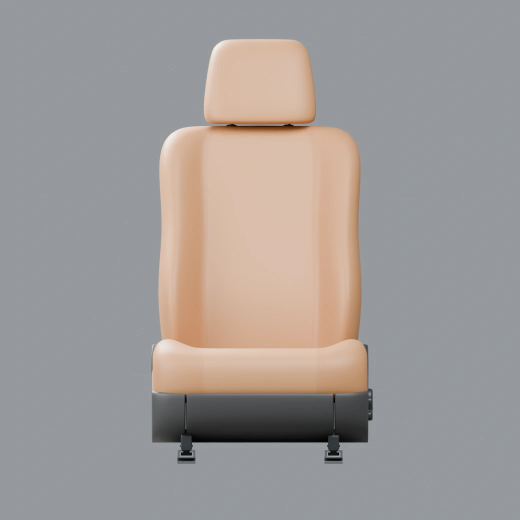
#> input picture 3d/R5-A/review/front.webp, 1040 x 1040 px (shown at 1/2 size)
$ python -i packet.py   (imports and definitions only)
#> lines starting #> are read from the running program, lines starting #| are printed output that depends on the picture
"""Assemble the six lossless Cycles views, labelled sheets and inspection results."""
from hashlib import sha256
from io import BytesIO
import json
from pathlib import Path
import sys
from zipfile import ZipFile, ZipInfo, ZIP_DEFLATED

from PIL import Image, ImageDraw, ImageFont, ImageOps

D = Path(__file__).resolve().parent
VIEWS = ("pair", "front", "rear", "passenger", "diagnostic", "cabin")
PAPER, INK, MUTED = "#f4f1ec", "#2e2824", "#675f57"


def label(draw, xy, words, size, colour=INK):
    draw.text(xy, words, font=ImageFont.load_default(size=size), fill=colour)


# [14 lines left out: function assembly_sheet, not called in this run]


def region_sheet(images):
    sheet = Image.new("RGB", (1460, 1000), PAPER)
    draw = ImageDraw.Draw(sheet)
    label(draw, (24, 16), "R5-D   /   Passenger upholstery and outboard controls", 32)
    sheet.paste(images["diagnostic"].resize((900, 900), Image.Resampling.LANCZOS), (24, 76))
    legend = (
        ("#588cb0", "Upper yoke", "Independent perforation"),
        ("#488f78", "Lumbar insert", "Independent perforation and channel depth"),
        ("#ce9b59", "Cushion waterfall", "Independent perforation"),
        ("#ad7059", "Bolsters", "Plain cognac surrounds"),
        ("#977fa4", "Boxing", "Side wraps and returns"),
        ("#9ba377", "Headrest pad", "Plain cognac leather"),
        ("#54949c", "Outboard shield", "Passenger door side"),
        ("#e4c75a", "Adjustment controls", "Lumbar dial, recline and position paddles"),
    )
    for i, (colour, region, description) in enumerate(legend):
        y = 113 + 96 * i
        draw.rounded_rectangle((956, y + 5, 978, y + 27), 4, fill=colour)
        label(draw, (995, y), region, 24)
        label(draw, (995, y + 37), description, 18, MUTED)
    label(draw, (956, 920), "Diagnostic colours apply to this view only.", 17, MUTED)
    return sheet


# [29 lines left out: function pack, not called in this run]


# [2 lines not run here, left out]

>>> import cv2
>>> picture = cv2.imread('../R5-A/review/front.webp', cv2.IMREAD_GRAYSCALE)
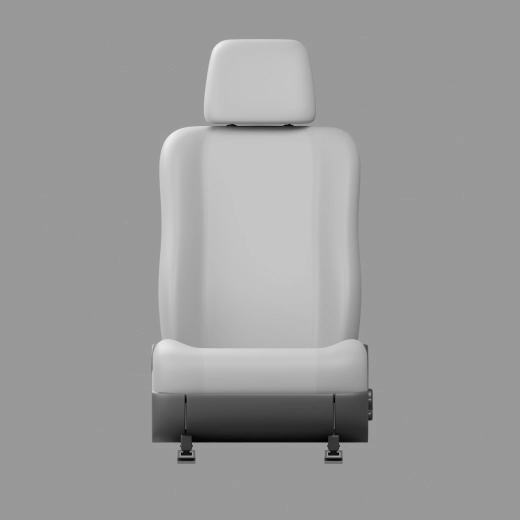
#> picture: shape (1040, 1040) (shown at 1/2 size); min 0, max 240, mean 155.8
>>> result = region_sheet(picture)
#> in region_sheet, `sheet = Image.new("RGB", (1460, 1000), PAPER)`:
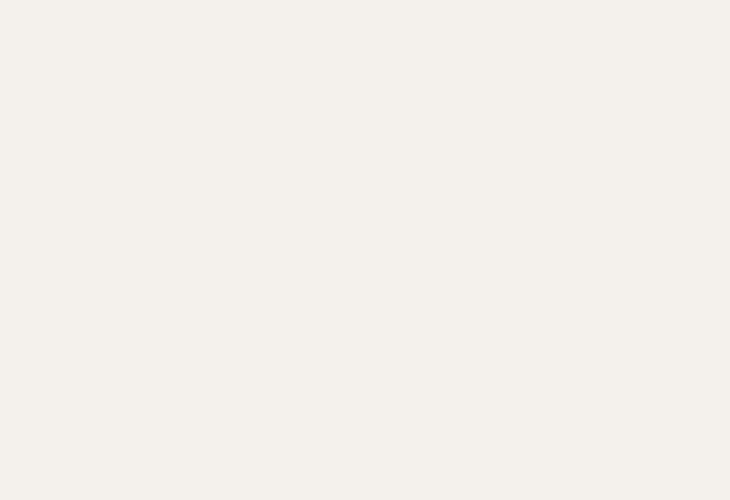
#> sheet: PIL image 1460x1000 RGB (shown at 1/2 size); mean R, G, B 244, 241, 236
#> (the run stopped early here; a loop or call above may not have finished)

$ run again, on 3d/R5-A/review/form-inspection.webp
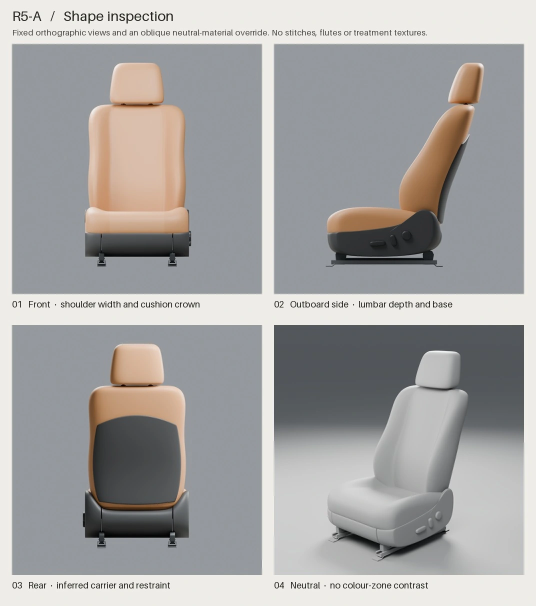
#> input picture 3d/R5-A/review/form-inspection.webp, 1072 x 1212 px (shown at 1/2 size)
#> `picture = cv2.imread('../R5-A/review/front.webp', cv2.IMREAD_GRAYSCALE)`:
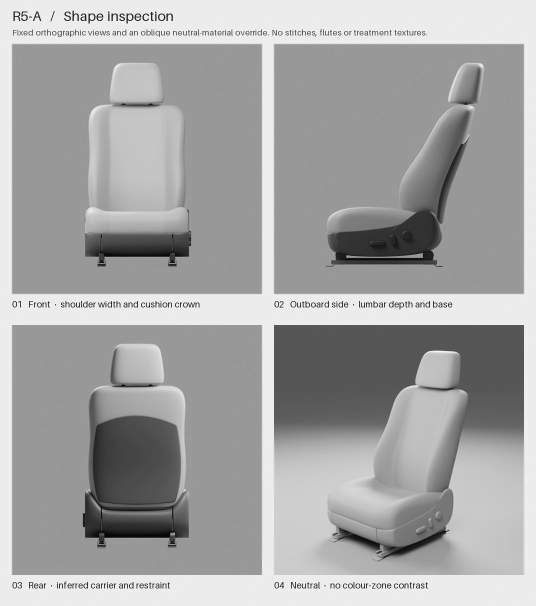
#> picture: shape (1212, 1072) (shown at 1/2 size); min 0, max 251, mean 165
